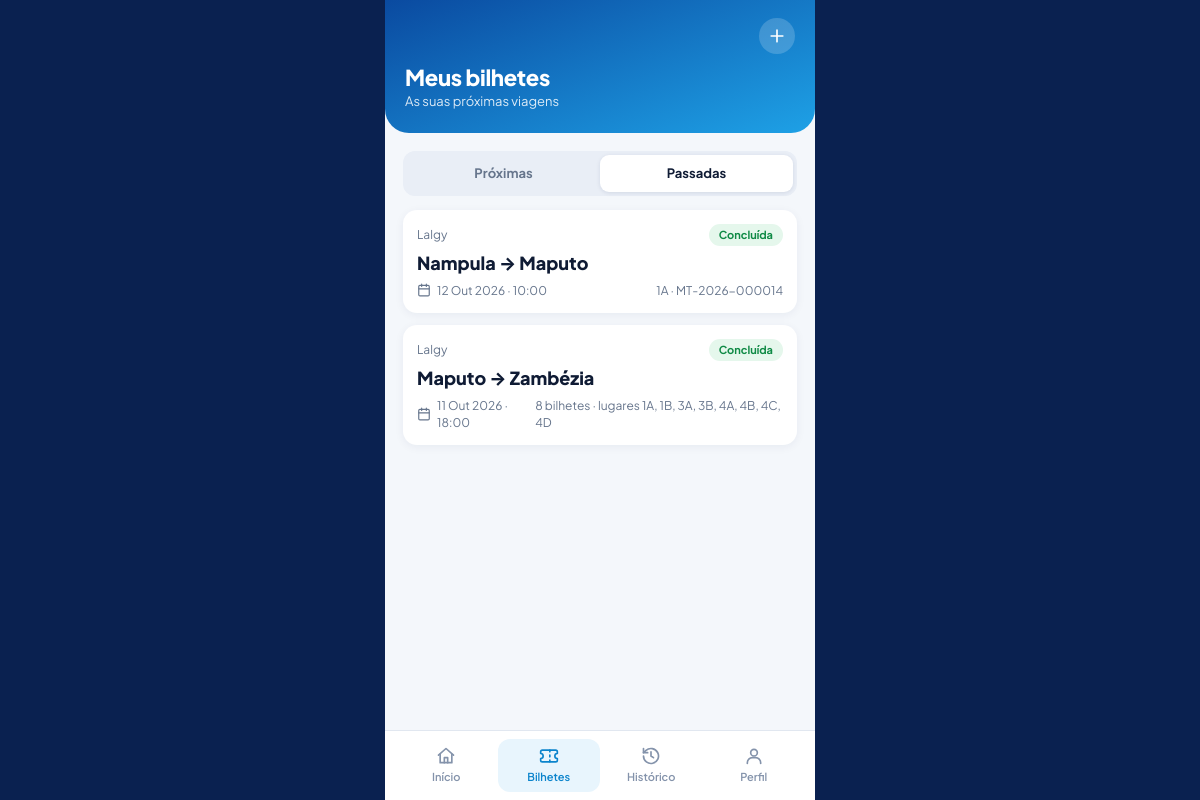
Before: /passageiro/bilhetes.php?aba=passadas (signed in) with the older database file.
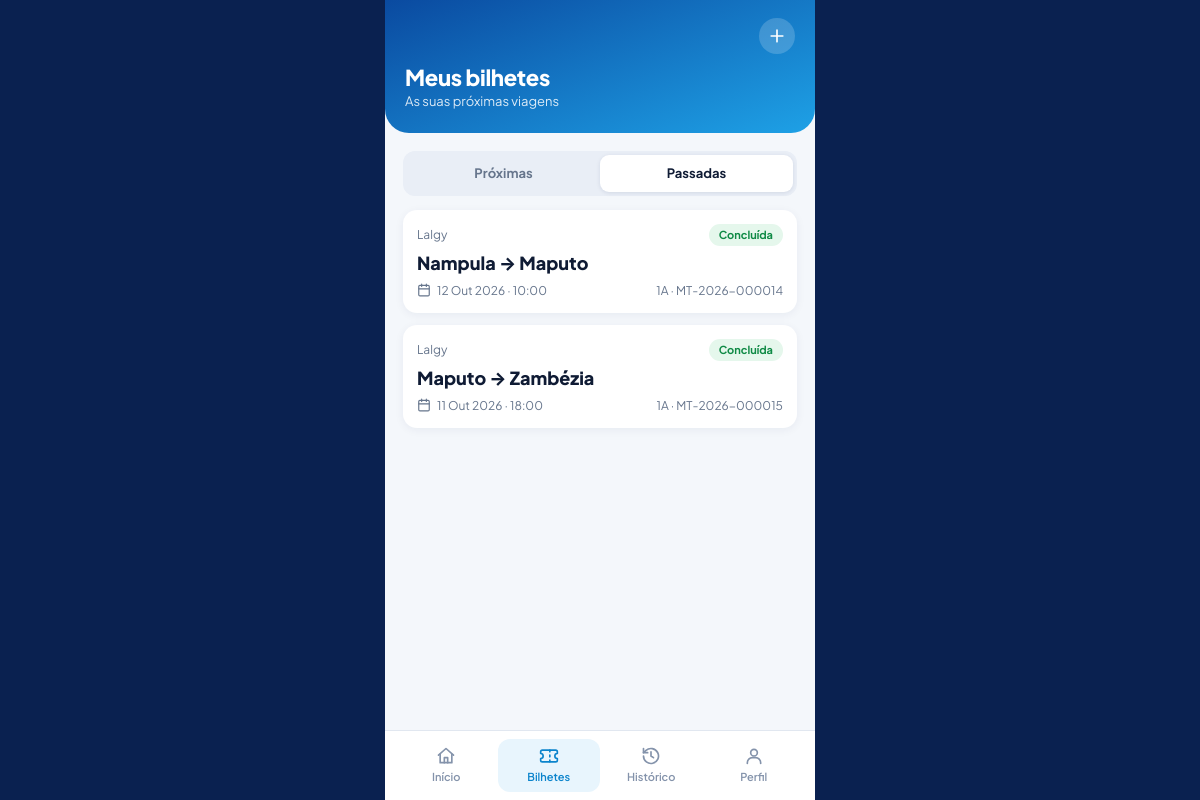
After: the same page with the newer database file.
### tables this page shows
CREATE TABLE `reserva` (
  `id_reserva` int(10) unsigned NOT NULL AUTO_INCREMENT,
  `data_reserva` datetime NOT NULL DEFAULT current_timestamp(),
  `data_expiracao` datetime DEFAULT NULL,
  `estado` enum('pendente','confirmada','cancelada','expirada') NOT NULL DEFAULT 'pendente',
  `id_passageiro` int(10) unsigned DEFAULT NULL,
  `nome_passageiro` varchar(100) DEFAULT NULL,
  `telefone_passageiro` varchar(30) DEFAULT NULL,
  `id_viagem` int(10) unsigned NOT NULL,
  `id_assento` int(10) unsigned NOT NULL,
  `id_bilheteiro` int(10) unsigned DEFAULT NULL,
  `assento_ocupado` tinyint(4) GENERATED ALWAYS AS (if(`estado` in ('pendente','confirmada'),1,NULL)) STORED,
  `referencia` varchar(20) DEFAULT NULL,
  `data_cancelamento` datetime DEFAULT NULL,
  `tipo_documento` varchar(30) DEFAULT NULL,
  `documento_passageiro` varchar(30) DEFAULT NULL,
  `grupo_venda` varchar(24) DEFAULT NULL,
  `embarcado_em` datetime DEFAULT NULL,
  `embarcado_por` int(11) DEFAULT NULL,
  PRIMARY KEY (`id_reserva`),
  UNIQUE KEY `uq_reserva_assento_viagem` (`id_viagem`,`id_assento`,`assento_ocupado`),
  UNIQUE KEY `uq_reserva_referencia` (`referencia`),
  KEY `idx_reserva_passageiro` (`id_passageiro`),
  KEY `idx_reserva_estado` (`estado`,`data_expiracao`),
  KEY `fk_reserva_assento` (`id_assento`),
  KEY `fk_reserva_bilheteiro` (`id_bilheteiro`),
  KEY `idx_reserva_grupo` (`grupo_venda`),
  KEY `idx_reserva_embarque` (`id_viagem`,`embarcado_em`),
  CONSTRAINT `fk_reserva_assento` FOREIGN KEY (`id_assento`) REFERENCES `assento` (`id_assento`) ON UPDATE CASCADE,
  CONSTRAINT `fk_reserva_bilheteiro` FOREIGN KEY (`id_bilheteiro`) REFERENCES `utilizador` (`id_utilizador`) ON DELETE SET NULL ON UPDATE CASCADE,
  CONSTRAINT `fk_reserva_passageiro` FOREIGN KEY (`id_passageiro`) REFERENCES `utilizador` (`id_utilizador`) ON DELETE SET NULL ON UPDATE CASCADE,
  CONSTRAINT `fk_reserva_viagem` FOREIGN KEY (`id_viagem`) REFERENCES `viagem` (`id_viagem`) ON UPDATE CASCADE
);

CREATE TABLE `transportadora` (
  `id_transportadora` int(10) unsigned NOT NULL AUTO_INCREMENT,
  `nome` varchar(100) NOT NULL,
  `nuit` varchar(20) NOT NULL,
  `contacto` varchar(30) NOT NULL,
  `endereco` varchar(200) DEFAULT NULL,
  `activa` tinyint(1) NOT NULL DEFAULT 1,
  PRIMARY KEY (`id_transportadora`),
  UNIQUE KEY `uq_transportadora_nuit` (`nuit`)
);

CREATE TABLE `rota` (
  `id_rota` int(10) unsigned NOT NULL AUTO_INCREMENT,
  `origem` varchar(80) NOT NULL,
  `destino` varchar(80) NOT NULL,
  `distancia_km` decimal(8,2) DEFAULT NULL,
  `duracao_estimada` time DEFAULT NULL,
  `id_transportadora` int(10) unsigned NOT NULL,
  `activa` tinyint(1) NOT NULL DEFAULT 1,
  `preco_base` decimal(10,2) DEFAULT NULL,
  PRIMARY KEY (`id_rota`),
  KEY `idx_rota_origem_destino` (`origem`,`destino`),
  KEY `fk_rota_transportadora` (`id_transportadora`),
  CONSTRAINT `fk_rota_transportadora` FOREIGN KEY (`id_transportadora`) REFERENCES `transportadora` (`id_transportadora`) ON UPDATE CASCADE
);

CREATE TABLE `viagem` (
  `id_viagem` int(10) unsigned NOT NULL AUTO_INCREMENT,
  `data` date NOT NULL,
  `hora_partida` time NOT NULL,
  `hora_chegada` time DEFAULT NULL,
  `preco` decimal(10,2) NOT NULL,
  `classe` varchar(30) NOT NULL DEFAULT 'Convencional',
  `estado` enum('agendada','em_curso','concluida','cancelada') NOT NULL DEFAULT 'agendada',
  `id_rota` int(10) unsigned NOT NULL,
  `id_autocarro` int(10) unsigned NOT NULL,
  `id_cobrador` int(10) unsigned DEFAULT NULL,
  `id_motorista` int(10) unsigned DEFAULT NULL,
  PRIMARY KEY (`id_viagem`),
  KEY `idx_viagem_data` (`data`,`hora_partida`),
  KEY `fk_viagem_rota` (`id_rota`),
  KEY `fk_viagem_autocarro` (`id_autocarro`),
  KEY `fk_viagem_cobrador` (`id_cobrador`),
  KEY `fk_viagem_motorista` (`id_motorista`),
  CONSTRAINT `fk_viagem_autocarro` FOREIGN KEY (`id_autocarro`) REFERENCES `autocarro` (`id_autocarro`) ON UPDATE CASCADE,
  CONSTRAINT `fk_viagem_cobrador` FOREIGN KEY (`id_cobrador`) REFERENCES `utilizador` (`id_utilizador`) ON DELETE SET NULL ON UPDATE CASCADE,
  CONSTRAINT `fk_viagem_motorista` FOREIGN KEY (`id_motorista`) REFERENCES `motorista` (`id_motorista`) ON DELETE SET NULL ON UPDATE CASCADE,
  CONSTRAINT `fk_viagem_rota` FOREIGN KEY (`id_rota`) REFERENCES `rota` (`id_rota`) ON UPDATE CASCADE
);

CREATE TABLE `assento` (
  `id_assento` int(10) unsigned NOT NULL AUTO_INCREMENT,
  `numero` varchar(5) NOT NULL,
  `tipo` varchar(20) NOT NULL DEFAULT 'normal',
  `id_autocarro` int(10) unsigned NOT NULL,
  PRIMARY KEY (`id_assento`),
  UNIQUE KEY `uq_assento_autocarro_numero` (`id_autocarro`,`numero`),
  CONSTRAINT `fk_assento_autocarro` FOREIGN KEY (`id_autocarro`) REFERENCES `autocarro` (`id_autocarro`) ON DELETE CASCADE ON UPDATE CASCADE
);

### includes/funcoes.php (called while the page is built, shortened)
<?php
function e($valor): string {
    return htmlspecialchars((string)$valor, ENT_QUOTES, 'UTF-8');
}
function url(string $caminho = ''): string {
    return BASE_URL . '/' . ltrim($caminho, '/');
}

### includes/passageiro.php (called while the page is built, shortened)
<?php
require_once __DIR__ . '/app_layout.php';
function data_curta(string $ymd): string {
    $t = strtotime($ymd);
    return date('j', $t) . ' ' . MESES_CURTOS[(int)date('n', $t) - 1];
}
function data_com_ano(string $ymd): string {
    return data_curta($ymd) . ' ' . date('Y', strtotime($ymd));
}
function hora_curta(?string $t): string {
    return $t ? substr($t, 0, 5) : '--:--';
}
function partida_ts(array $r): int {
    return strtotime($r['data'] . ' ' . $r['hora_partida']);
}
function estado_reserva(array $r): array {
    $passada = partida_ts($r) < time();
    switch ($r['estado']) {
        default:          return $passada ? ['Concluída', 'etq-verde'] : ['Confirmado', 'etq-verde'];
    }
}

### passageiro/bilhetes.php (the view, shortened to what this page needs)
<?php
require_once __DIR__ . '/../includes/passageiro.php';
$u = exigir_passageiro();
$aba = ($_GET['aba'] ?? 'proximas') === 'passadas' ? 'passadas' : 'proximas';
$st = $pdo->prepare("SELECT rs.*, v.data, v.hora_partida, ro.origem, ro.destino, t.nome AS transportadora, a.numero AS lugar
                     FROM reserva rs JOIN viagem v ON v.id_viagem = rs.id_viagem JOIN rota ro ON ro.id_rota = v.id_rota
                     JOIN transportadora t ON t.id_transportadora = ro.id_transportadora JOIN assento a ON a.id_assento = rs.id_assento
                     WHERE rs.id_passageiro = ? AND rs.estado = 'confirmada' ORDER BY v.data, v.hora_partida, a.numero");
$st->execute([$u['id_utilizador']]);
$grupos = [];
foreach ($st->fetchAll() as $r) {
    $k = (int)$r['id_viagem'];
    if (!isset($grupos[$k])) { $r['lugares'] = []; $grupos[$k] = $r; }
    $grupos[$k]['lugares'][] = $r['lugar'];
}
$proximas = []; $passadas = [];
foreach ($grupos as $g) { if (partida_ts($g) >= time()) $proximas[] = $g; else array_unshift($passadas, $g); }
$lista = $aba === 'proximas' ? $proximas : $passadas;
app_abrir(['titulo' => 'Meus bilhetes', 'h1' => 'Meus bilhetes', 'sub' => 'As suas próximas viagens',
           'acao' => '<a class="btn-icone" href="' . e(url('passageiro/index.php')) . '" aria-label="Nova viagem">' . ic('mais') . '</a>']);
?>
<div class="abas">
  <a class="<?= $aba === 'proximas' ? 'activo' : '' ?>" href="<?= e(url('passageiro/bilhetes.php')) ?>">Próximas</a>
  <a class="<?= $aba === 'passadas' ? 'activo' : '' ?>" href="<?= e(url('passageiro/bilhetes.php?aba=passadas')) ?>">Passadas</a>
</div>
<?php foreach ($lista as $r): [$txt, $cls] = estado_reserva($r); $n = count($r['lugares']); ?>
  <a class="item-bilhete" href="<?= e(url('passageiro/bilhete.php?reserva=' . (int)$r['id_reserva'])) ?>">
    <div class="linha1"><span><?= e($r['transportadora']) ?></span><span class="etq-app <?= $cls ?>"><?= e($txt) ?></span></div>
    <h3><?= e($r['origem']) ?> → <?= e($r['destino']) ?></h3>
    <div class="linha2"><span><?= ic('calendario') ?><?= e(data_com_ano($r['data'])) ?> · <?= e(hora_curta($r['hora_partida'])) ?></span>
      <span><?= $n > 1 ? e($n . ' bilhetes · lugares ' . implode(', ', $r['lugares'])) : e($r['lugar'] . ' · ' . $r['referencia']) ?></span></div>
  </a>
<?php endforeach; ?>

### includes/app_icones.php (shortened to what this page needs)
<?php
function ic(string $nome, string $classe = ''): string {
    return '<svg class="ic ' . $classe . '" viewBox="0 0 24 24" fill="none" stroke="currentColor" stroke-width="2" '
         . 'stroke-linecap="round" stroke-linejoin="round" aria-hidden="true">' . ($i[$nome] ?? '') . '</svg>';
}

Changed rows visible on the page:
changed reserva "Zambézia": id_assento+referencia (not shown) → "1A · MT-2026-000015"; lugares "8 bilhetes · lugares 1A, 1B, 3A, 3B, 4A, 4B, 4C, 4D" → (not shown)
